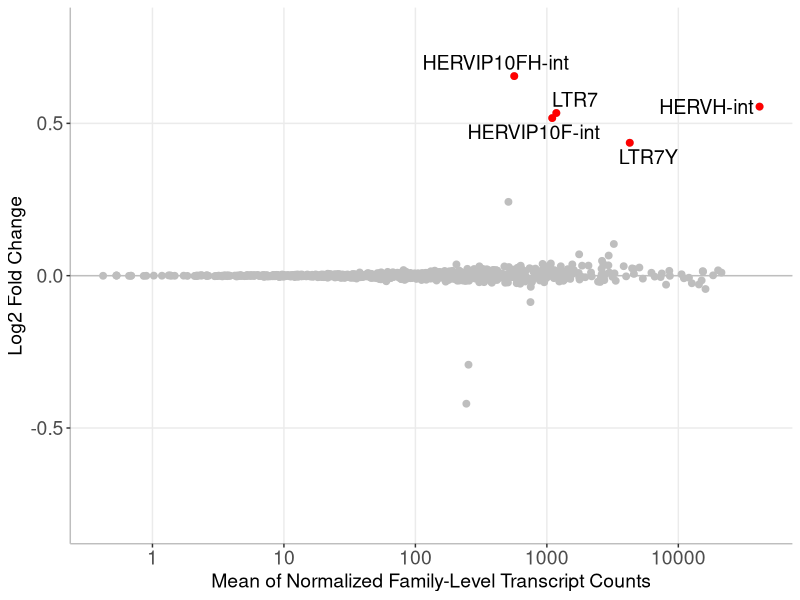

Write the R code that produced this figure.
library(ggplot2)
library(ggrepel)

deseq2_results_tetranscripts_tnf_vs_ctrl <- read.table("deseq2_results_tetranscripts_tnf_vs_ctrl.tab", sep="\t", header=TRUE)
head(deseq2_results_tetranscripts_tnf_vs_ctrl)

deseq2_results_tetranscripts_tnf_vs_ctrl = as.data.frame(deseq2_results_tetranscripts_tnf_vs_ctrl)

maplot <- ggplot(deseq2_results_tetranscripts_tnf_vs_ctrl, aes(baseMean, log2FoldChange), colour="grey") +
  scale_color_discrete(name = 'Labels') +
  geom_hline(yintercept = 0, size = 0.5, color = 'grey') +
  theme_bw() +
  theme(
    plot.background = element_blank(),
    panel.grid.minor = element_blank(),
    panel.border = element_blank()
  ) +
  theme(axis.line = element_line(color = 'grey')) +
  theme(axis.text = element_text(size = 14)) +
  labs(y="Log2 Fold Change", x = "Mean of Normalized Family-Level Transcript Counts") +
  # Set all dots color to grey
  geom_point(data=deseq2_results_tetranscripts_tnf_vs_ctrl, colour = "grey", size = 2) + 
  # If pvalue<0.05, change dot color to green
  geom_point(data=deseq2_results_tetranscripts_tnf_vs_ctrl[which(deseq2_results_tetranscripts_tnf_vs_ctrl$padj<0.05),], colour = "red", size = 2) +
  # Add text label for sig points
  geom_text_repel(data = deseq2_results_tetranscripts_tnf_vs_ctrl[which(deseq2_results_tetranscripts_tnf_vs_ctrl$padj<0.05 & deseq2_results_tetranscripts_tnf_vs_ctrl$log2FoldChange>0),], mapping = aes(baseMean, log2FoldChange, label = rownames(deseq2_results_tetranscripts_tnf_vs_ctrl[which(deseq2_results_tetranscripts_tnf_vs_ctrl$padj<0.05 & deseq2_results_tetranscripts_tnf_vs_ctrl$log2FoldChange>0 ),])),size = 5,force = 1) +
  ylim(-0.8, 0.8) + 
  theme(text=element_text(size=14,  family="Helvetica")) 

maplot + scale_x_continuous(trans='log10')
